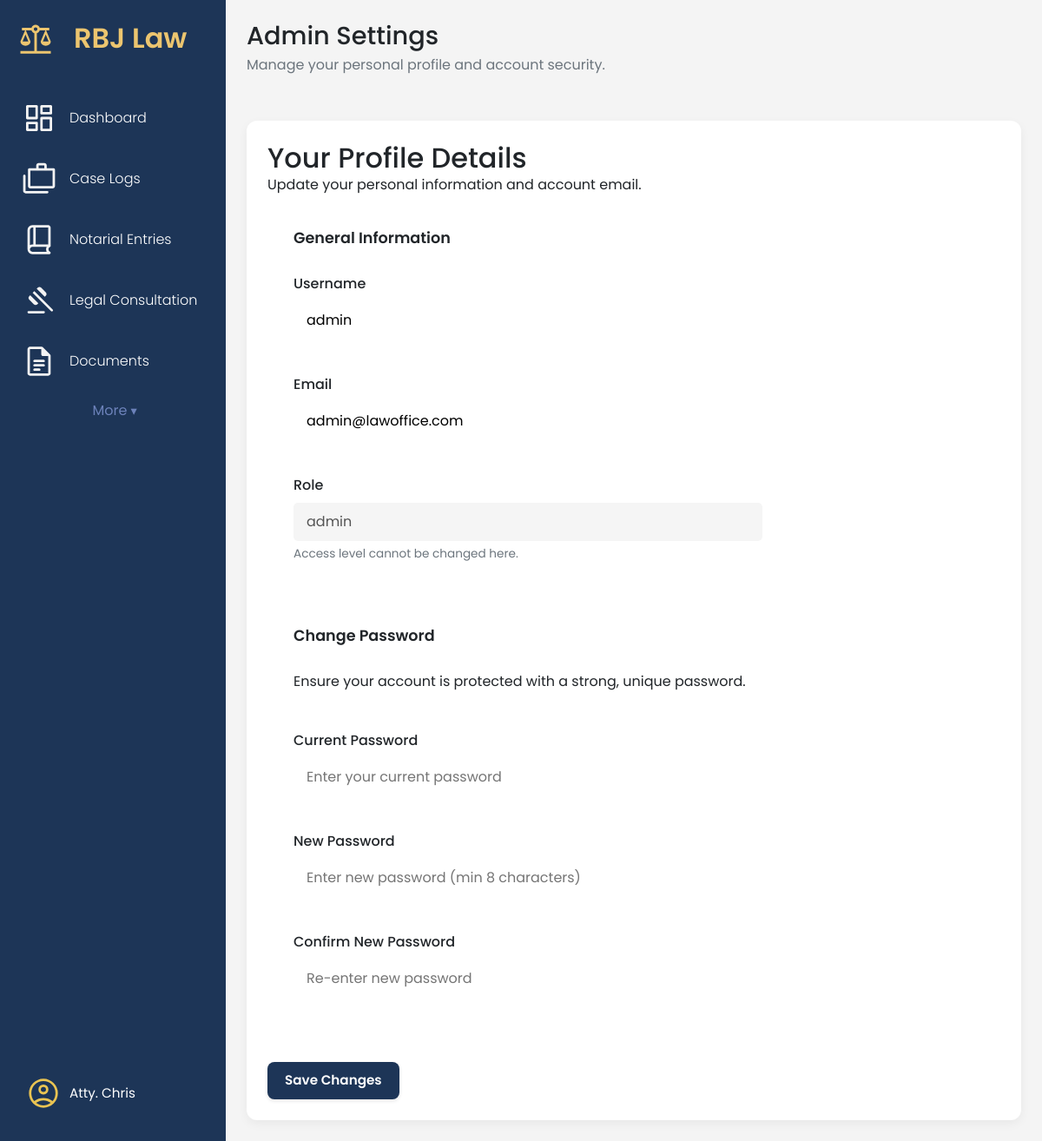
Page /admin/ (signed in) on the committed database.
### app/models/user_model.py (models this page shows, shortened)
class User(UserMixin, db.Model):
    __tablename__ = 'users'
    id = db.Column(db.Integer, primary_key=True)
    username = db.Column(db.String(80), unique=True, nullable=False, index=True)
    email = db.Column(db.String(120), unique=True, nullable=False)
    password_hash = db.Column(db.String(128), nullable=False)
    role = db.Column(db.String(50), default='attorney', nullable=False)
    is_active = db.Column(db.Boolean, default=True, nullable=False)
    is_admin = db.Column(db.Boolean, default=False, nullable=False)
    created_at = db.Column(db.DateTime, default=datetime.utcnow)
    updated_at = db.Column(db.DateTime, default=datetime.utcnow, onupdate=datetime.utcnow)

### app/routes/admin_profile_routes.py (the view)
@admin_bp.route('/', methods=['GET'])
@login_required
def admin_page():
    return render_template('manage_profile_page.html', current_user=current_user)

### app/templates/manage_profile_page.html (shortened to what this page needs)
{% extends 'base.html' %}
{% block content %}
<main class="dashboard-content">
    <header class="dashboard-header">
        <div>
            <h1>Admin Settings</h1>
            <p class="text-secondary">Manage your personal profile and account security.</p>
        </div>
    </header>
    <div class="settings-container">
        <div class="panel-card">
            <h2 class="card-title">Your Profile Details</h2>
            <p class="card-description">Update your personal information and account email.</p>
            <form action="{{ url_for('admin.update_profile') }}" method="POST" class="profile-form-layout">
                <div class="form-sections-grid">
                    <fieldset class="form-section">
                        <legend class="section-legend">General Information</legend>
                        <div class="form-group">
                            <label for="username">Username</label>
                            <input type="text" id="username" name="username" value="{{ current_user.username if current_user else 'admin' }}" required class="form-input">
                        </div>
                        <div class="form-group">
                            <label for="email">Email</label>
                            <input type="email" id="email" name="email" value="{{ current_user.email if current_user else 'admin@rjb-law.com' }}" required class="form-input">
                        </div>
                        <div class="form-group">
                            <label for="role">Role</label>
                            <input type="text" id="role" name="role" value="{{ current_user.role if current_user else 'senior partner' }}" disabled class="form-input disabled-input">
                            <small class="hint-text">Access level cannot be changed here.</small>
                        </div>
                    </fieldset>
                    <fieldset class="form-section password-section">
                        <legend class="section-legend">Change Password</legend>
                        <p class="small-text-muted mb-4">Ensure your account is protected with a strong, unique password.</p>
                        <div class="form-group">
                            <label for="current_password">Current Password</label>
                            <input type="password" id="current_password" name="current_password" placeholder="Enter your current password" class="form-input">
                        </div>
                        <div class="form-group">
                            <label for="new_password">New Password</label>
                            <input type="password" id="new_password" name="new_password" placeholder="Enter new password (min 8 characters)" class="form-input">
                        </div>
                        <div class="form-group">
                            <label for="confirm_password">Confirm New Password</label>
                            <input type="password" id="confirm_password" name="confirm_password" placeholder="Re-enter new password" class="form-input">
                        </div>
                    </fieldset>
                </div>
                <div class="form-actions-sticky mt-6 pt-4 border-t border-gray-200">
                    <button type="submit" class="btn btn-primary btn-lg">Save Changes</button>
                </div>
            </form>
        </div>
    </div>
</main>
{% endblock content %}

### app/static/css/components/sidebar.css (style rules this page uses)
body { min-height: 100vh; background-color: aliceblue; }

### app/static/css/base/_variable.css (style rules this page uses)
:root { --color-bg-primary: #F4F4F4; --color-bg-secondary: #FFFFFF; --color-bg-search: #E9ECEF; --color-text-primary: #212529; --color-text-secondary: #6C757D; --color-text-white: #FFFFFF; --color-card-blue: #1D3557; --color-card-gold: #ecc56f; --color-card-green: #2A9D49; --shadow-light: 0 4px 12px rgba(0, 0, 0, 0.05); --border-radius-m: 12px; --border-radius-s: 8px; }

### app/static/css/components/_dashboard.css (style rules this page uses)
.dashboard-content { padding: 24px; }
.dashboard-header { display: flex; justify-content: space-between; align-items: center; margin-bottom: 24px; padding-bottom: 12px; border-bottom: 1px solid var(--color-border-light); }
.dashboard-header h1 { margin: 0; font-size: 1.8rem; color: var(--color-text-primary); }
.dashboard-header p { margin-top: 4px; color: var(--color-text-secondary); }
.panel-card { background-color: var(--color-bg-secondary); padding: 24px; border-radius: var(--border-radius-m); box-shadow: var(--shadow-light); }
body { background-color: var(--color-bg-primary); font-family: -apple-system, BlinkMacSystemFont, "Segoe UI", Roboto, Helvetica, Arial, sans-serif; }

### app/static/css/components/_button.css (style rules this page uses)
.btn { display: inline-flex; align-items: center; justify-content: center; padding: 10px 20px; border: none; border-radius: 8px; cursor: pointer; font-weight: 600; font-size: 0.95rem; transition: all 0.2s ease; text-decoration: none; box-shadow: 0 2px 4px rgba(0, 0, 0, 0.1); }

### app/static/css/components/_forms.css (style rules this page uses)
.form-section { max-width: 600px; width: 90%; margin-top: 20px; }
.form-group { margin-bottom: 20px; }

### app/static/css/pages/_admin.css (style rules this page uses)
.form-section { border: 1px solid var(--color-border-light); border-radius: 8px; padding: 20px 30px 30px; margin: 0; display: grid; grid-template-columns: repeat(auto-fit, minmax(280px, 1fr)); gap: 20px; }
.form-section legend { font-size: 1.1rem; font-weight: 600; color: var(--color-text-primary); padding: 0 10px; margin-left: -10px; }
.form-group { display: flex; flex-direction: column; }
.form-group label { font-weight: 500; color: var(--color-text-primary); margin-bottom: 8px; }
.form-group input[type="text"], .form-group input[type="email"], .form-group input[type="password"] { padding: 10px 15px; border: 1px solid var(--color-border-light); border-radius: 5px; font-size: 1rem; transition: border-color 0.2s, box-shadow 0.2s; }
.form-group small { color: var(--color-text-secondary); margin-top: 5px; font-size: 0.85rem; }
.form-group input[disabled] { background-color: #f5f5f5; cursor: not-allowed; }

### rows in the picture
User: username "admin", email "admin@lawoffice.com", role "admin"
